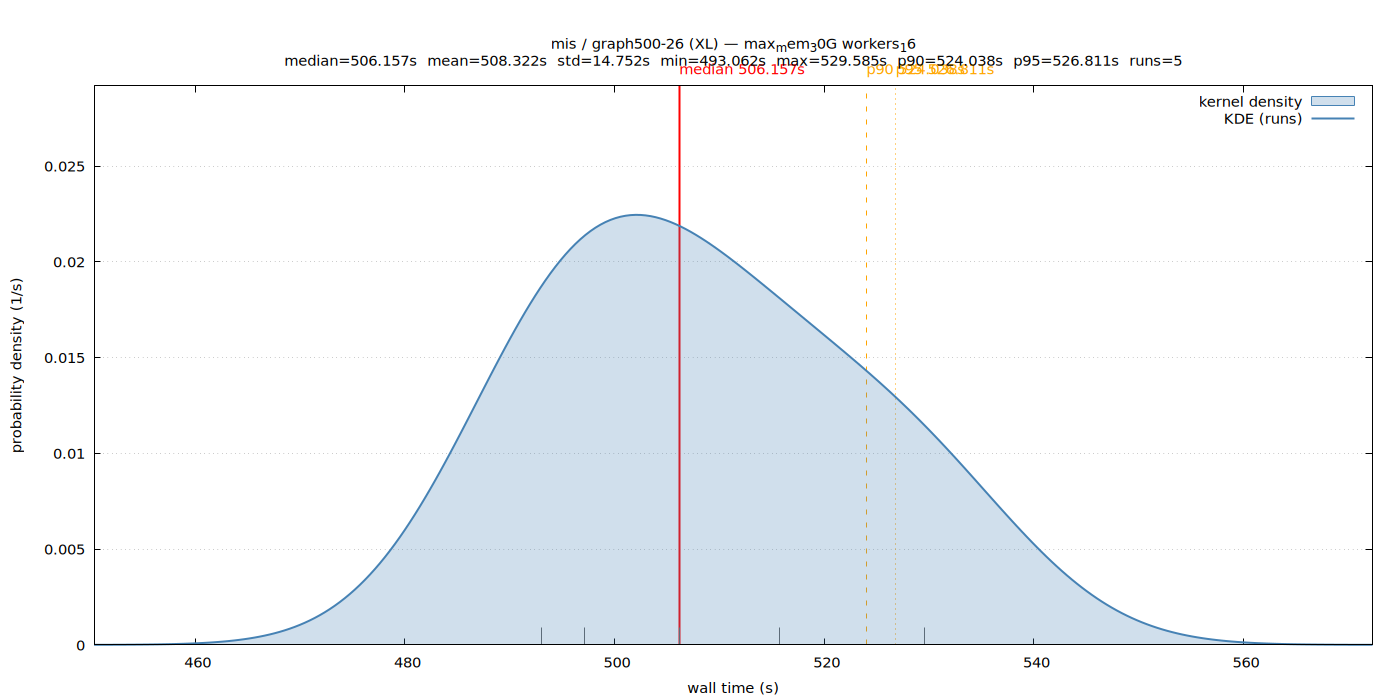

Here is the gnuplot script that generated this plot:
set terminal pngcairo size 1400,700 enhanced font 'Sans,11'
set output '/home/ubuntu/nvm/gfrs/mis/XL/graph500-26/max_mem_30G_workers_16/wall_time.png'
set title "mis / graph500-26 (XL) — max_mem_30G workers_16\nmedian=506.157s  mean=508.322s  std=14.752s  min=493.062s  max=529.585s  p90=524.038s  p95=526.811s  runs=5"
set xlabel 'wall time (s)'
set ylabel 'probability density (1/s)'
set tmargin 5
set yrange [0:0.0291876]
set xrange [450.343378:572.303106]
set grid y
set key top right
set arrow from 506.156923,0 to 506.156923,0.0291876 nohead lc rgb 'red' lw 2
set label 'median 506.157s' at 506.156923,0.0291876 offset char 0,1 tc rgb 'red'
set arrow from 524.037817,0 to 524.037817,0.0291876 nohead lc rgb 'orange' lw 1 dt 2
set label 'p90 524.038s' at 524.037817,0.0291876 offset char 0,1 tc rgb 'orange'
set arrow from 526.811221,0 to 526.811221,0.0291876 nohead lc rgb 'orange' lw 1 dt 3
set label 'p95 526.811s' at 526.811221,0.0291876 offset char 0,1 tc rgb 'orange'
set arrow from 493.061859,0 to 493.061859,0.000898081 nohead lc rgb '#666666' lw 1
set arrow from 506.156923,0 to 506.156923,0.000898081 nohead lc rgb '#666666' lw 1
set arrow from 529.584625,0 to 529.584625,0.000898081 nohead lc rgb '#666666' lw 1
set arrow from 497.090355,0 to 497.090355,0.000898081 nohead lc rgb '#666666' lw 1
set arrow from 515.717605,0 to 515.717605,0.000898081 nohead lc rgb '#666666' lw 1
plot '/home/ubuntu/nvm/gfrs/mis/XL/graph500-26/max_mem_30G_workers_16/wall_time.dat' using 1:2 with filledcurves y=0 lc rgb '#4682b4' fs transparent solid 0.25 title 'kernel density', \
     '/home/ubuntu/nvm/gfrs/mis/XL/graph500-26/max_mem_30G_workers_16/wall_time.dat' using 1:2 with lines lw 2 lc rgb '#4682b4' title 'KDE (runs)'
